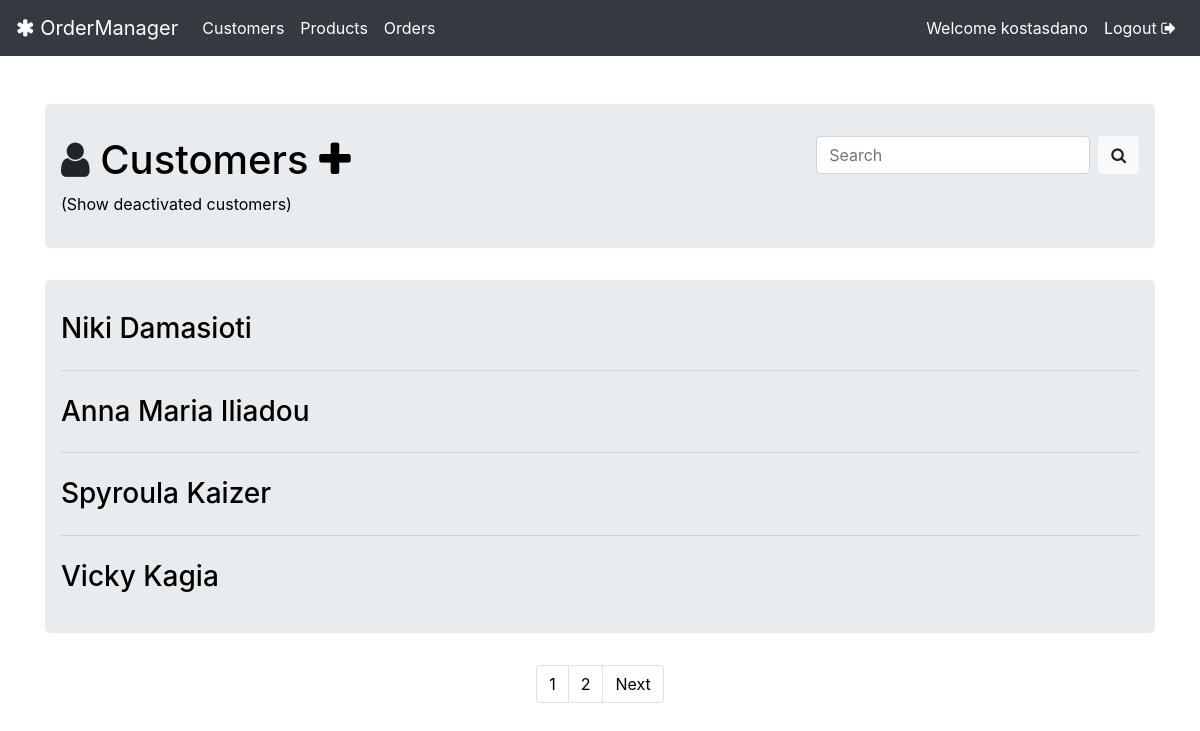
Before: /customers/all/ (signed in) with the older database file.
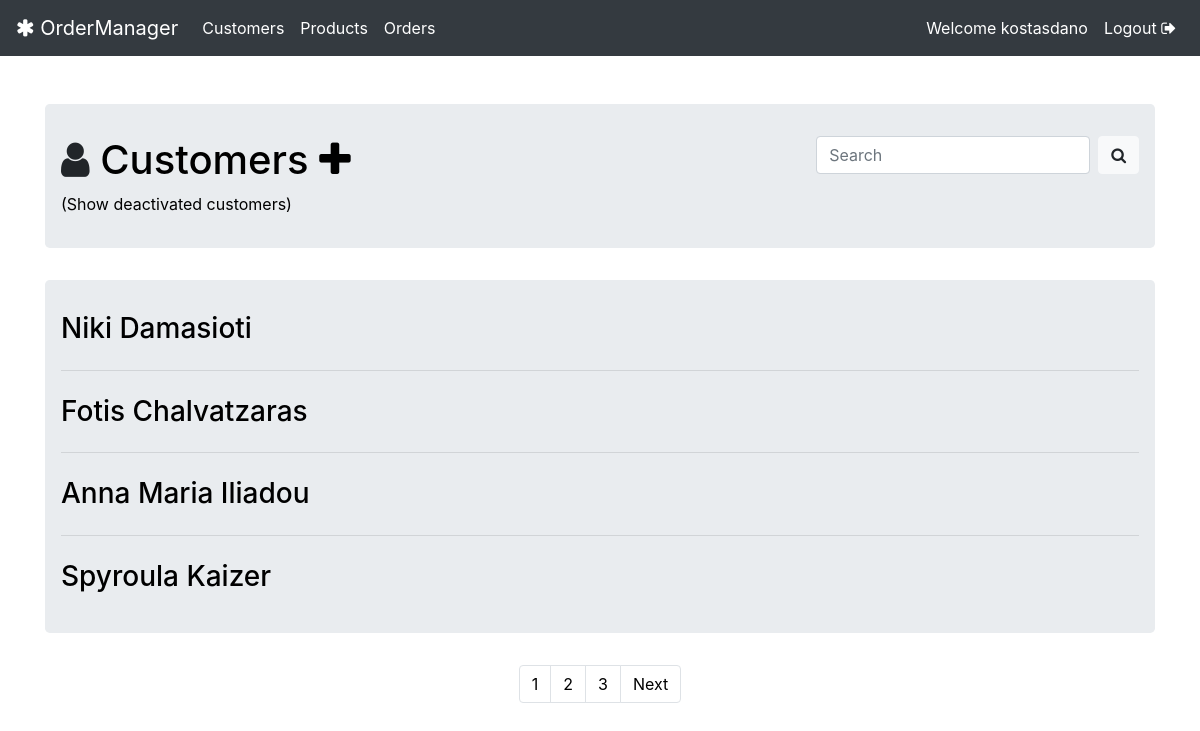
After: the same page with the newer database file.
### customers/models.py (models this page shows, shortened)
class Customer(models.Model):
    first_name = models.CharField(max_length=60)
    last_name = models.CharField(max_length=60)
    full_name = models.CharField(max_length=121)
    email = models.EmailField()
    birth_date = models.DateField()
    tin = models.PositiveIntegerField()
    c_active = models.BooleanField(default=True)    # if c_active=False, Customer is unavailable for Orders/Search while existing Orders don't get deleted

### customers/views.py (the view)
# urls.py: path('all/', views.CustomerList.as_view(), name='customer_list'),
class CustomerList(LoginRequiredMixin, ListView):
    model = Customer
    template_name = 'customers/list.html'
    def get_queryset(self):
        return Customer.objects.filter(c_active=True)
    paginate_by = 4

### customers/templates/customers/list.html (shortened to what this page needs)
{% extends 'base.html' %}
{% block body_block %}
<div class="jumbotron">
    <div class="row">
        <div class="col-md-6" align="left">
            <h1><i class="fa fa-user"></i>
                <a href="{% url 'customers:customer_list'%}">Customers</a>
                <a href="{% url 'customers:customer_create' %}"><i class="fa fa-plus black"></i></a>
            </h1>
            <a href="{% url 'customers:deactivated_customer_list'%}">(Show deactivated customers)</a>
        </div>
        <div class="col-md-6" align="right">
            <form class="form-inline float-right" action="{% url 'customers:customer_search' %}">
                <input class="form-control mr-sm-2" name="keyword" type="text" placeholder="Search" aria-label="Search">
                <button class="btn btn-light" type="submit"><i class="fa fa-search"></i></button>
            </form>
        </div>
    </div>
</div>
<div class="jumbotron">
    {% for customer in customer_list %}
    {% if customer.c_active %}
    <h3><a href="{% url 'customers:customer_orders' pk=customer.id %}">{{customer.full_name}}</a></h3>
    {% else %}
    <h3 class="hidden-content"><a href="{% url 'customers:customer_orders' pk=customer.id %}">{{customer.full_name}}</a></h3>
    {% endif %}
      {% if forloop.counter < customer_list|length %}
    <hr class="my-4">
    {% endif %}
    {% endfor %}
</div>
{% if is_paginated %}
<nav class="custom-pagination" aria-label="Page navigation example">
    <ul class="pagination justify-content-center">
        {% for object in page_obj.paginator.page_range %}
        <li class="page-item"><a class="page-link" style="color: black;"
                                 href="{% url 'customers:customer_list' %}?page={{ forloop.counter }}">{{ forloop.counter }}</a></li>
        {% endfor %}
        {% if page_obj.has_next %}
        <li class="page-item">
            <a class="page-link" href="?page={{ page_obj.next_page_number }}" style="color: black;">Next</a>
        </li>
        {% endif %}
    </ul>
</nav>
{% endif %}
{% endblock %}

Changed rows visible on the page:
no longer on this page (row unchanged): Customer: full_name "Vicky Kagia"
now on this page (row edited): Customer: full_name "Fotis Chalvatzaras"
Other visible differences:
new list line: "3"
